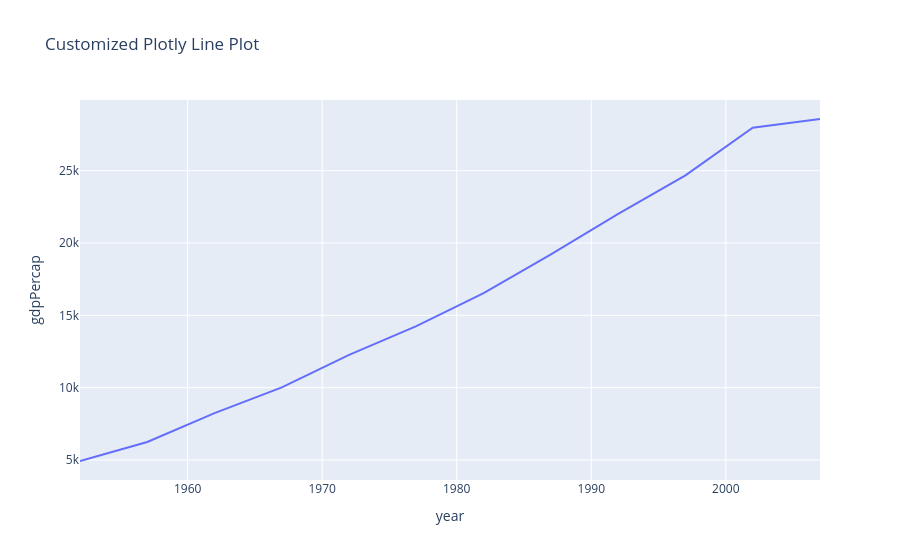
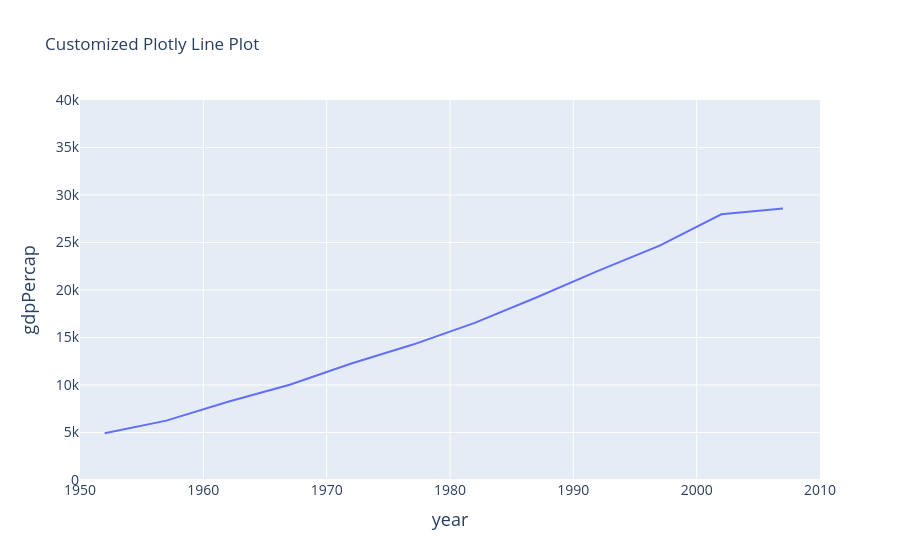

Notebook cell for these charts, in order:
### Markdown cell above
to perform basic stylling, assign the graph object to variable and update

### Code cell
df = px.data.gapminder().query("country == 'Italy'")

# Create a standard line plot
fig = px.line(df, x="year", y="gdpPercap", title="Customized Plotly Line Plot")
fig.show()
# Customize X-Axis (Range, Ticks, and Labels)
fig.update_xaxes(
    range=[1950, 2010],                  # Set axis range [min, max]
    tickfont=dict(size=14),              # Change tick font size
    title_font=dict(size=18)             # Change axis label font size
)

# Customize Y-Axis (Range, Ticks, and Labels)
fig.update_yaxes(
    range=[0, 40000],                # Set axis range [min, max]
    tickfont=dict(size=14),              # Change tick font size
    title_font=dict(size=18)             # Change axis label font size
)

### Figure 1 — Plotly figure (JSON) as saved in the notebook; plotly's stock layout.template omitted (floating-point values rounded to 4 significant figures)
{"data": [{"hovertemplate": "year=%{x}<br>gdpPercap=%{y}<extra></extra>", "legendgroup": "", "line": {"color": "#636efa", "dash": "solid"}, "marker": {"symbol": "circle"}, "mode": "lines", "name": "", "orientation": "v", "showlegend": false, "type": "scatter", "x": [1952, 1957, 1962, 1967, 1972, 1977, 1982, 1987, 1992, 1997, 2002, 2007], "xaxis": "x", "y": [4931.0, 6249.0, 8244.0, 10020.0, 12270.0, 14260.0, 16540.0, 19210.0, 22010.0, 24680.0, 27970.0, 28570.0], "yaxis": "y"}], "layout": {"legend": {"tracegroupgap": 0}, "title": {"text": "Customized Plotly Line Plot"}, "xaxis": {"anchor": "y", "domain": [0, 1], "title": {"text": "year"}}, "yaxis": {"anchor": "x", "domain": [0, 1], "title": {"text": "gdpPercap"}}}}

### Figure 2 — Plotly figure (JSON) as saved in the notebook; plotly's stock layout.template omitted (floating-point values rounded to 4 significant figures)
{"data": [{"hovertemplate": "year=%{x}<br>gdpPercap=%{y}<extra></extra>", "legendgroup": "", "line": {"color": "#636efa", "dash": "solid"}, "marker": {"symbol": "circle"}, "mode": "lines", "name": "", "orientation": "v", "showlegend": false, "type": "scatter", "x": [1952, 1957, 1962, 1967, 1972, 1977, 1982, 1987, 1992, 1997, 2002, 2007], "xaxis": "x", "y": [4931.0, 6249.0, 8244.0, 10020.0, 12270.0, 14260.0, 16540.0, 19210.0, 22010.0, 24680.0, 27970.0, 28570.0], "yaxis": "y"}], "layout": {"legend": {"tracegroupgap": 0}, "title": {"text": "Customized Plotly Line Plot"}, "xaxis": {"anchor": "y", "domain": [0, 1], "range": [1950, 2010], "tickfont": {"size": 14}, "title": {"font": {"size": 18}, "text": "year"}}, "yaxis": {"anchor": "x", "domain": [0, 1], "range": [0, 40000], "tickfont": {"size": 14}, "title": {"font": {"size": 18}, "text": "gdpPercap"}}}}
